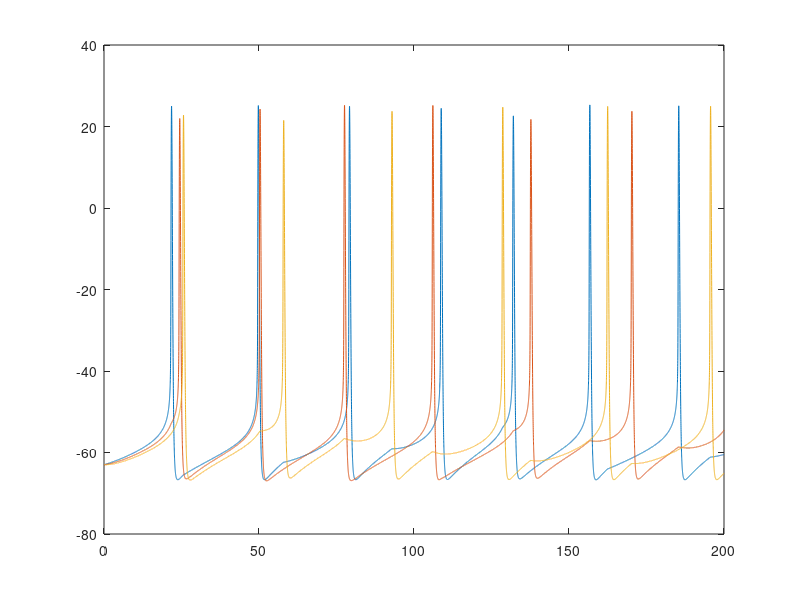

The MATLAB script that drew this image:
clc
clear
A=dlmread('temp.txt');


x=A(:,1);
y1=A(:,2);
y2=A(:,3);
y3=A(:,4);




plot(x,y1)
hold on
plot(x,y2)
hold on
plot(x,y3)
%axis([30 50 -70 30]);
